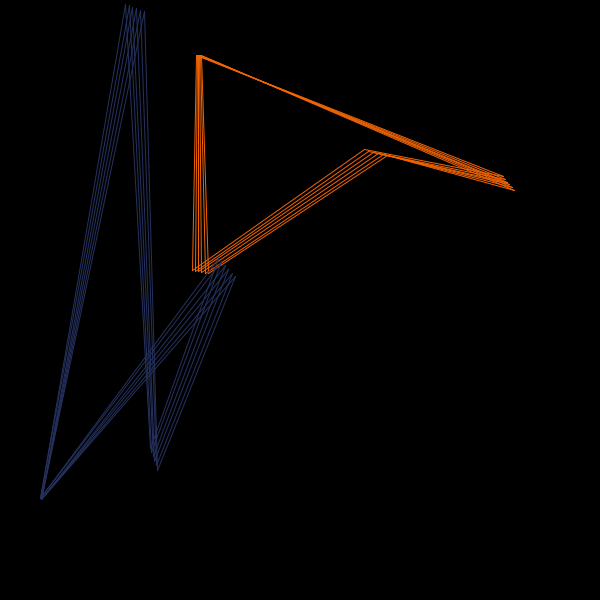
Frame 1 (no input)
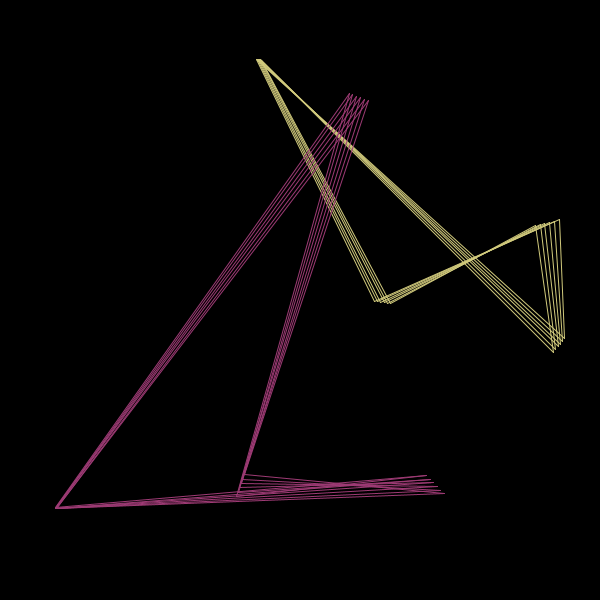
Frame 60 (the mouse pressed at the canvas centre just before this capture)
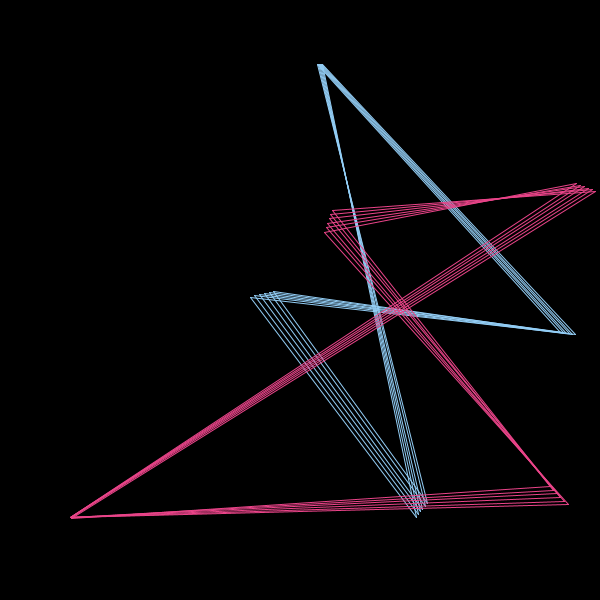
Frame 120 (the mouse held since frame 60 and released just before this capture)

The Processing sketch that drew these frames (run headless with seeded random() and noise(); from frame 60 on, the mouse is pressed at the canvas centre):

// Processing sketch: processing_102669
// ── processing_102669.pde

//Declaring variables for sketch setting
int desiredFPS = 30;
//Declaring variables for line drawing
int n_line;
int n_side;
int n_tail;
float[][][] lineXPos;
float[][][] lineYPos;
float[][][] lineXVel;
float[][][] lineYVel;
float[] lineRPos;
float[] lineGPos;
float[] lineBPos;
float[] lineRVel;
float[] lineGVel;
float[] lineBVel;
int BGRPos;
int BGRVel;
int BGGPos;
int BGGVel;
int BGBPos;
int BGBVel;

//Declaring setup method
void setup()
{
  //Setting up window size
  size(600,600);
  //Setting up frame rate
  frameRate(desiredFPS);
  //Setting up line generation parameter
  n_line = 2;
  n_side = 4;
  n_tail = 6;
  //Initiating line properties
  lineXPos = new float[n_line][n_side][n_tail];
  lineYPos = new float[n_line][n_side][n_tail];
  lineXVel = new float[n_line][n_side][n_tail];
  lineYVel = new float[n_line][n_side][n_tail];
  lineRPos = new float[n_line];
  lineGPos = new float[n_line];
  lineBPos = new float[n_line];
  lineRVel = new float[n_line];
  lineGVel = new float[n_line];
  lineBVel = new float[n_line];
  //Randomly placing vertexes as line head
  for (int i = 0; i < n_line; i++)
  {
    for (int j = 0; j < n_side; j++)
    {
      lineXPos[i][j][0] = width*(random(1));
      lineYPos[i][j][0] = height*(random(1));
      lineXVel[i][j][0] = 0.25*width*(random(1))/desiredFPS;
      lineYVel[i][j][0] = 0.25*height*(random(1))/desiredFPS;
    }
    lineRPos[i] = random(255);
    lineGPos[i] = random(255);
    lineBPos[i] = random(255);
    lineRVel[i] = 0.5*random(255)/desiredFPS;
    lineGVel[i] = 0.5*random(255)/desiredFPS;
    lineBVel[i] = 0.5*random(255)/desiredFPS;
  }
  //Placing tail vertexes
  for (int i = 0; i < n_line; i++)
  {
    for (int j = 0; j < n_side; j++)
    {
      for (int k = 1; k < n_tail; k++)
      {
        lineXPos[i][j][k] = lineXPos[i][j][k-1] - lineXVel[i][j][0];
        lineYPos[i][j][k] = lineYPos[i][j][k-1] - lineYVel[i][j][0];
        lineXVel[i][j][k] = lineXVel[i][j][k-1];
        lineYVel[i][j][k] = lineYVel[i][j][k-1];
      }
    }
  }
  //Correcting tail vertexes
  for (int i = 0; i < n_line; i++)
  {
    for (int j = 0; j < n_side; j++)
    {
      for (int k = 1; k < n_tail; k++)
      {
        if (lineXPos[i][j][k] < 0)
        {
          lineXPos[i][j][k] = -lineXPos[i][j][k];
          lineXVel[i][j][k] = -lineXVel[i][j][k];
        }
        if (lineXPos[i][j][k] > width)
        {
          lineXPos[i][j][k] = width-lineXPos[i][j][k];
          lineXVel[i][j][k] = -lineXVel[i][j][k];
        }
        if (lineYPos[i][j][k] < 0)
        {
          lineYPos[i][j][k] = -lineYPos[i][j][k];
          lineYVel[i][j][k] = -lineYVel[i][j][k];
        }
        if (lineYPos[i][j][k] > height)
        {
          lineYPos[i][j][k] = height-lineYPos[i][j][k];
          lineYVel[i][j][k] = -lineYVel[i][j][k];
        }
      }
    }
  }
  //Initiating background properties
  BGRPos = 0;
  BGGPos = 0;
  BGBPos = 0;
  BGRVel = (int) (0.5*random(255)/desiredFPS);
  BGGVel = (int) (0.5*random(255)/desiredFPS);
  BGBVel = (int) (0.5*random(255)/desiredFPS);
}

//Declaring main loop
void draw()
{
  //Cleaning screen and recreating background
  background(BGRPos,BGGPos,BGBPos);
//  BGRPos = BGRPos + BGRVel;
//  if ((BGRPos < 0) || (BGRPos > 255))
//  {
//    BGRVel = -BGRVel;
//    BGRPos = BGRPos + BGRVel;
//  }
//  BGGPos = BGGPos + BGGVel;
//  if ((BGGPos < 0) || (BGGPos > 255))
//  {
//    BGGVel = -BGGVel;
//    BGGPos = BGGPos + BGGVel;
//  }
//  BGBPos = BGBPos + BGBVel;
//  if ((BGBPos < 0) || (BGBPos > 255))
//  {
//    BGBVel = -BGBVel;
//    BGBPos = BGBPos + BGBVel;
//  }
  //Drawing line
  for (int i = 0; i < n_line; i++)
  {
    stroke(lineRPos[i],lineGPos[i],lineBPos[i]);
    for (int k = 0; k < n_tail; k++)
    {
      for (int j = 0; j < n_side-1; j++)
      {
        line(lineXPos[i][j][k],lineYPos[i][j][k],lineXPos[i][j+1][k],lineYPos[i][j+1][k]);
      }
      line(lineXPos[i][n_side-1][k],lineYPos[i][n_side-1][k],lineXPos[i][0][k],lineYPos[i][0][k]);
    }
  }
  //Updating line position and velocity
  for (int i = 0; i < n_line; i++)
  {
    for (int j = 0; j < n_side; j++)
    {
      for (int k = 0; k < n_tail; k++)
      {
        //Correcting x position
        lineXPos[i][j][k] = lineXPos[i][j][k] + lineXVel[i][j][k];
        if ((lineXPos[i][j][k] < 0) || (lineXPos[i][j][k] > width))
        {
          lineXVel[i][j][k] = -lineXVel[i][j][k];
        }
        //Correcting y position
        lineYPos[i][j][k] = lineYPos[i][j][k] + lineYVel[i][j][k];
        if ((lineYPos[i][j][k] < 0) || (lineYPos[i][j][k] > height))
        {
          lineYVel[i][j][k] = -lineYVel[i][j][k];
        }
      }
    }
  } 
  //Updating line color
  for (int i = 0; i < n_line; i++)
  {
    lineRPos[i] = lineRPos[i] + lineRVel[i];
    if ((lineRPos[i] < 0) || (lineRPos[i] > 255))
    {
      lineRVel[i] = -lineRVel[i];
    }
    lineGPos[i] = lineGPos[i] + lineGVel[i];
    if ((lineGPos[i] < 0) || (lineGPos[i] > 255))
    {
      lineGVel[i] = -lineGVel[i];
    }
    lineBPos[i] = lineBPos[i] + lineBVel[i];
    if ((lineBPos[i] < 0) || (lineBPos[i] > 255))
    {
      lineBVel[i] = -lineBVel[i];
    }
  }
}
